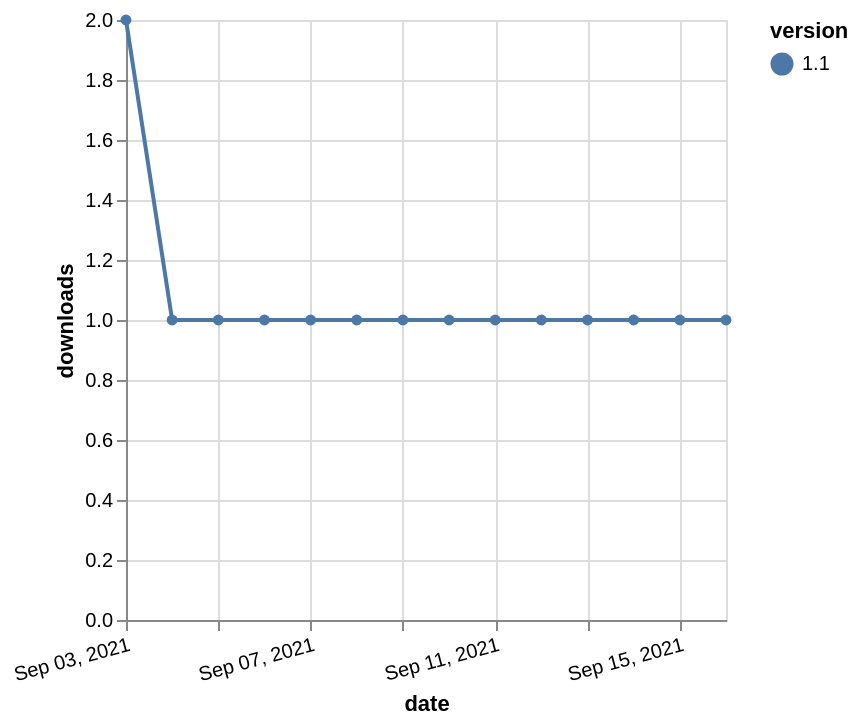

Vega-Lite specification stored for this chart:
### Vega-Lite specification from a JSON file in a GitHub repository (floating-point values rounded to 4 significant figures)
{"$schema": "https://vega.github.io/schema/vega-lite/v5.json", "description": "A simple bar chart with embedded data.", "data": {"values": [{"date": "2021-09-03", "total": 62, "delta": 2, "version": "1.1"}, {"date": "2021-09-04", "total": 63, "delta": 1, "version": "1.1"}, {"date": "2021-09-05", "total": 64, "delta": 1, "version": "1.1"}, {"date": "2021-09-06", "total": 65, "delta": 1, "version": "1.1"}, {"date": "2021-09-07", "total": 66, "delta": 1, "version": "1.1"}, {"date": "2021-09-08", "total": 67, "delta": 1, "version": "1.1"}, {"date": "2021-09-09", "total": 68, "delta": 1, "version": "1.1"}, {"date": "2021-09-10", "total": 69, "delta": 1, "version": "1.1"}, {"date": "2021-09-11", "total": 70, "delta": 1, "version": "1.1"}, {"date": "2021-09-12", "total": 71, "delta": 1, "version": "1.1"}, {"date": "2021-09-13", "total": 72, "delta": 1, "version": "1.1"}, {"date": "2021-09-14", "total": 73, "delta": 1, "version": "1.1"}, {"date": "2021-09-15", "total": 74, "delta": 1, "version": "1.1"}, {"date": "2021-09-16", "total": 75, "delta": 1, "version": "1.1"}]}, "width": "container", "mark": {"type": "line", "point": {"filled": true}}, "encoding": {"x": {"field": "date", "type": "temporal", "timeUnit": "yearmonthdate", "title": "date", "axis": {"labelAngle": -15}}, "y": {"field": "delta", "type": "quantitative", "title": "downloads"}, "color": {"field": "version", "type": "nominal"}, "tooltip": {"field": "delta"}}}
